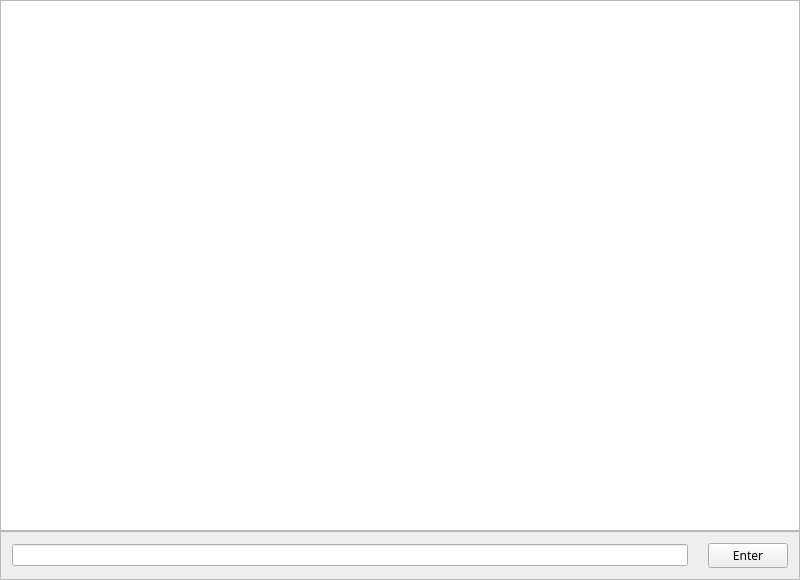
<?xml version="1.0" encoding="UTF-8"?>
<ui version="4.0">
 <class>SlimWindow</class>
 <widget class="QWidget" name="SlimWindow">
  <property name="enabled">
   <bool>true</bool>
  </property>
  <property name="geometry">
   <rect>
    <x>0</x>
    <y>0</y>
    <width>800</width>
    <height>580</height>
   </rect>
  </property>
  <property name="windowTitle">
   <string>DP Graffik Scripting Engine</string>
  </property>
  <property name="styleSheet">
   <string notr="true"/>
  </property>
  <layout class="QVBoxLayout" name="verticalLayout">
   <property name="spacing">
    <number>0</number>
   </property>
   <property name="margin">
    <number>0</number>
   </property>
   <item>
    <layout class="QGridLayout" name="gridLayout">
     <property name="spacing">
      <number>0</number>
     </property>
     <item row="1" column="2">
      <layout class="QHBoxLayout" name="horizontalLayout_4">
       <property name="sizeConstraint">
        <enum>QLayout::SetDefaultConstraint</enum>
       </property>
       <property name="bottomMargin">
        <number>0</number>
       </property>
       <item>
        <widget class="CommandHistoryView" name="historyTableView">
         <property name="sizePolicy">
          <sizepolicy hsizetype="Expanding" vsizetype="Expanding">
           <horstretch>0</horstretch>
           <verstretch>0</verstretch>
          </sizepolicy>
         </property>
         <property name="baseSize">
          <size>
           <width>0</width>
           <height>0</height>
          </size>
         </property>
         <property name="mouseTracking">
          <bool>false</bool>
         </property>
         <property name="toolTip">
          <string notr="true"/>
         </property>
         <property name="styleSheet">
          <string notr="true"/>
         </property>
         <property name="editTriggers">
          <set>QAbstractItemView::NoEditTriggers</set>
         </property>
         <property name="tabKeyNavigation">
          <bool>true</bool>
         </property>
         <property name="showDropIndicator" stdset="0">
          <bool>false</bool>
         </property>
         <property name="alternatingRowColors">
          <bool>true</bool>
         </property>
         <property name="showGrid">
          <bool>false</bool>
         </property>
         <property name="wordWrap">
          <bool>false</bool>
         </property>
         <attribute name="horizontalHeaderVisible">
          <bool>false</bool>
         </attribute>
         <attribute name="horizontalHeaderDefaultSectionSize">
          <number>60</number>
         </attribute>
         <attribute name="horizontalHeaderMinimumSectionSize">
          <number>0</number>
         </attribute>
         <attribute name="horizontalHeaderStretchLastSection">
          <bool>true</bool>
         </attribute>
         <attribute name="verticalHeaderVisible">
          <bool>false</bool>
         </attribute>
         <attribute name="verticalHeaderDefaultSectionSize">
          <number>18</number>
         </attribute>
         <attribute name="verticalHeaderHighlightSections">
          <bool>false</bool>
         </attribute>
         <attribute name="verticalHeaderMinimumSectionSize">
          <number>18</number>
         </attribute>
         <attribute name="verticalHeaderShowSortIndicator" stdset="0">
          <bool>false</bool>
         </attribute>
        </widget>
       </item>
      </layout>
     </item>
     <item row="2" column="2">
      <widget class="QFrame" name="commandFrame">
       <property name="frameShape">
        <enum>QFrame::StyledPanel</enum>
       </property>
       <property name="frameShadow">
        <enum>QFrame::Raised</enum>
       </property>
       <layout class="QHBoxLayout" name="horizontalLayout">
        <property name="spacing">
         <number>20</number>
        </property>
        <item>
         <widget class="QLineEdit" name="commandInputLine">
          <property name="toolTip">
           <string>Enter Command</string>
          </property>
          <property name="styleSheet">
           <string notr="true"/>
          </property>
         </widget>
        </item>
        <item>
         <widget class="QPushButton" name="goButton">
          <property name="font">
           <font>
            <family>Lucida Sans</family>
            <weight>50</weight>
            <italic>false</italic>
            <bold>false</bold>
           </font>
          </property>
          <property name="toolTip">
           <string>Press to Send Command</string>
          </property>
          <property name="styleSheet">
           <string notr="true"/>
          </property>
          <property name="text">
           <string>Enter</string>
          </property>
         </widget>
        </item>
       </layout>
      </widget>
     </item>
    </layout>
   </item>
  </layout>
 </widget>
 <layoutdefault spacing="6" margin="11"/>
 <customwidgets>
  <customwidget>
   <class>CommandHistoryView</class>
   <extends>QTableView</extends>
   <header>slim/CommandHistoryView/commandhistoryview.h</header>
  </customwidget>
 </customwidgets>
 <resources/>
 <connections>
  <connection>
   <sender>commandInputLine</sender>
   <signal>returnPressed()</signal>
   <receiver>SlimWindow</receiver>
   <slot>onCmdEntry()</slot>
   <hints>
    <hint type="sourcelabel">
     <x>474</x>
     <y>575</y>
    </hint>
    <hint type="destinationlabel">
     <x>399</x>
     <y>299</y>
    </hint>
   </hints>
  </connection>
  <connection>
   <sender>goButton</sender>
   <signal>clicked()</signal>
   <receiver>SlimWindow</receiver>
   <slot>onCmdEntry()</slot>
   <hints>
    <hint type="sourcelabel">
     <x>797</x>
     <y>577</y>
    </hint>
    <hint type="destinationlabel">
     <x>399</x>
     <y>299</y>
    </hint>
   </hints>
  </connection>
 </connections>
 <slots>
  <signal>updateMotorDisp(int)</signal>
  <signal>updateMotorDir(QString)</signal>
  <slot>onSlide(int)</slot>
  <slot>onCmdEntry()</slot>
  <slot>onFileOpen()</slot>
  <slot>onDialActivate()</slot>
 </slots>
</ui>
